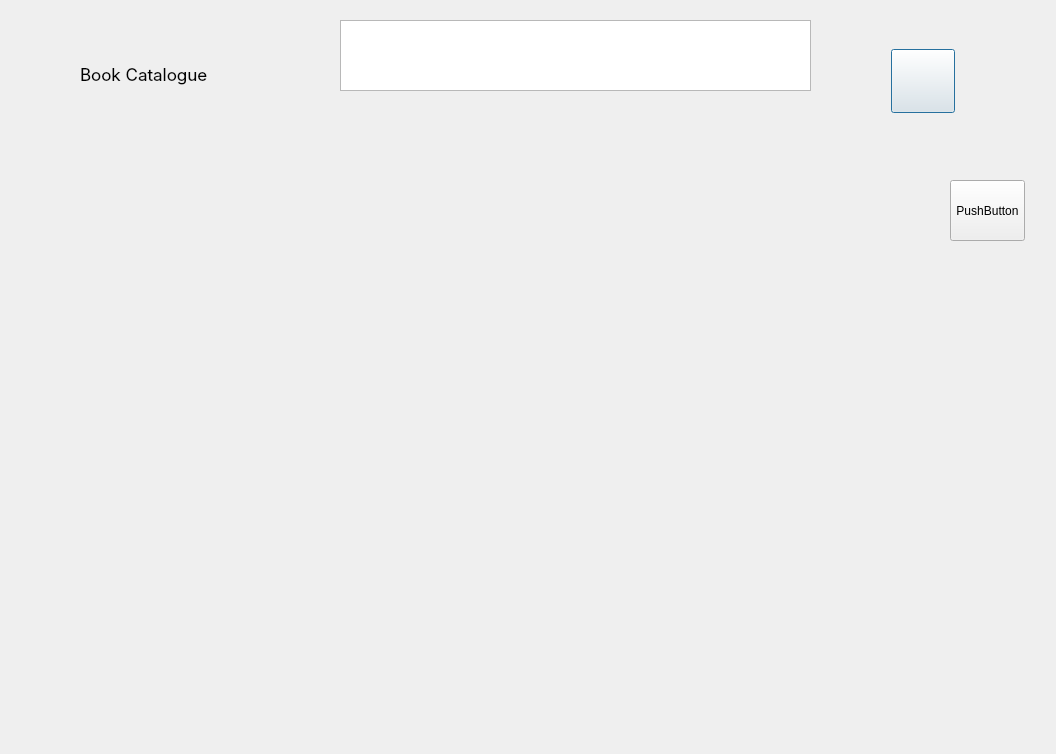
<?xml version="1.0" encoding="UTF-8"?>
<ui version="4.0">
 <class>browse</class>
 <widget class="QDialog" name="browse">
  <property name="geometry">
   <rect>
    <x>0</x>
    <y>0</y>
    <width>1056</width>
    <height>754</height>
   </rect>
  </property>
  <property name="windowTitle">
   <string>Library Information System</string>
  </property>
  <property name="windowIcon">
   <iconset resource="resources.qrc">
    <normaloff>:/images/images/icons8-book-64.png</normaloff>:/images/images/icons8-book-64.png</iconset>
  </property>
  <widget class="QLabel" name="welcomeLabel">
   <property name="geometry">
    <rect>
     <x>80</x>
     <y>64</y>
     <width>234</width>
     <height>34</height>
    </rect>
   </property>
   <property name="font">
    <font>
     <family>Inter</family>
     <pointsize>13</pointsize>
    </font>
   </property>
   <property name="text">
    <string>Book Catalogue</string>
   </property>
   <property name="alignment">
    <set>Qt::AlignLeading|Qt::AlignLeft|Qt::AlignTop</set>
   </property>
   <property name="wordWrap">
    <bool>true</bool>
   </property>
  </widget>
  <widget class="QPushButton" name="quitButton">
   <property name="geometry">
    <rect>
     <x>891</x>
     <y>49</y>
     <width>64</width>
     <height>64</height>
    </rect>
   </property>
   <property name="text">
    <string/>
   </property>
   <property name="icon">
    <iconset resource="resources.qrc">
     <normaloff>:/images/images/icons8-return-64.png</normaloff>
     <normalon>:/images/images/icons8-return-64.png</normalon>:/images/images/icons8-return-64.png</iconset>
   </property>
   <property name="iconSize">
    <size>
     <width>64</width>
     <height>64</height>
    </size>
   </property>
  </widget>
  <widget class="QPlainTextEdit" name="plainTextEdit">
   <property name="geometry">
    <rect>
     <x>340</x>
     <y>20</y>
     <width>471</width>
     <height>71</height>
    </rect>
   </property>
  </widget>
  <widget class="QPushButton" name="pushButton">
   <property name="geometry">
    <rect>
     <x>950</x>
     <y>180</y>
     <width>75</width>
     <height>61</height>
    </rect>
   </property>
   <property name="text">
    <string>PushButton</string>
   </property>
  </widget>
  <widget class="QWidget" name="gridLayoutWidget">
   <property name="geometry">
    <rect>
     <x>40</x>
     <y>170</y>
     <width>881</width>
     <height>461</height>
    </rect>
   </property>
   <layout class="QGridLayout" name="gridLayout"/>
  </widget>
 </widget>
 <resources>
  <include location="resources.qrc"/>
 </resources>
 <connections/>
</ui>
